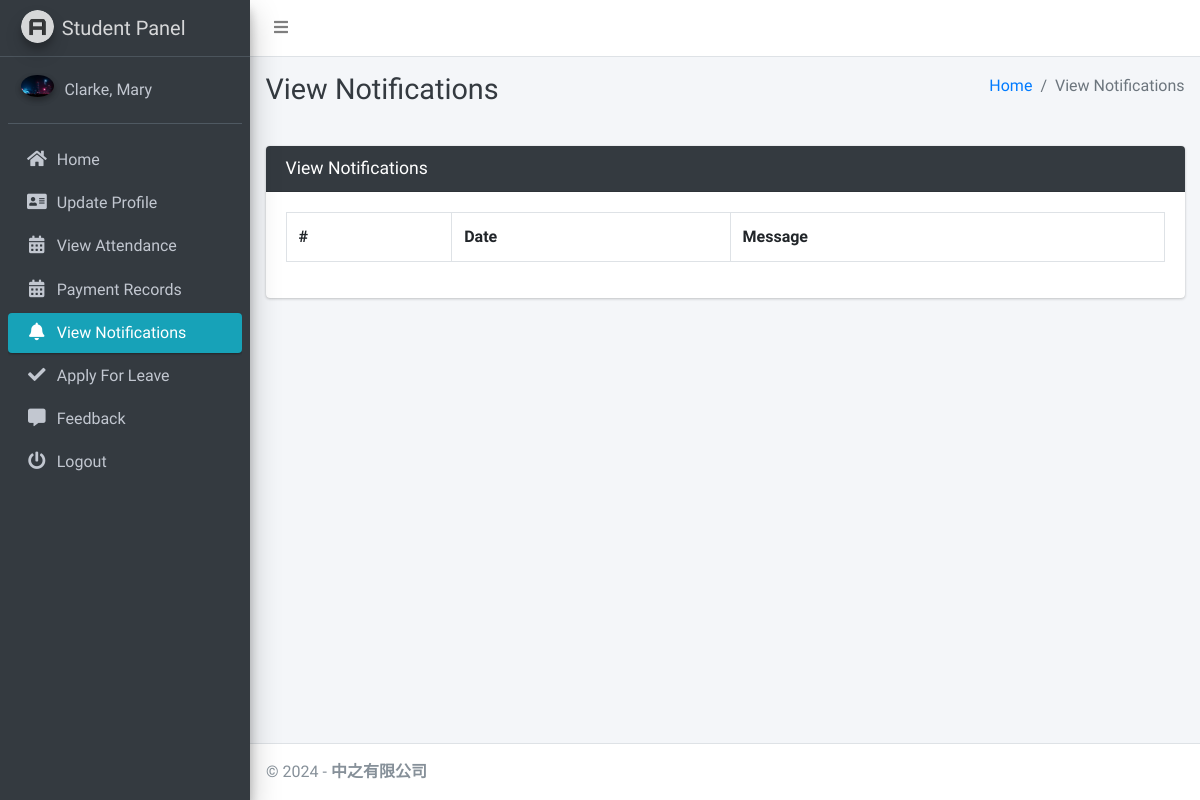
The app's page /student/view/notification/ (signed in), older data.
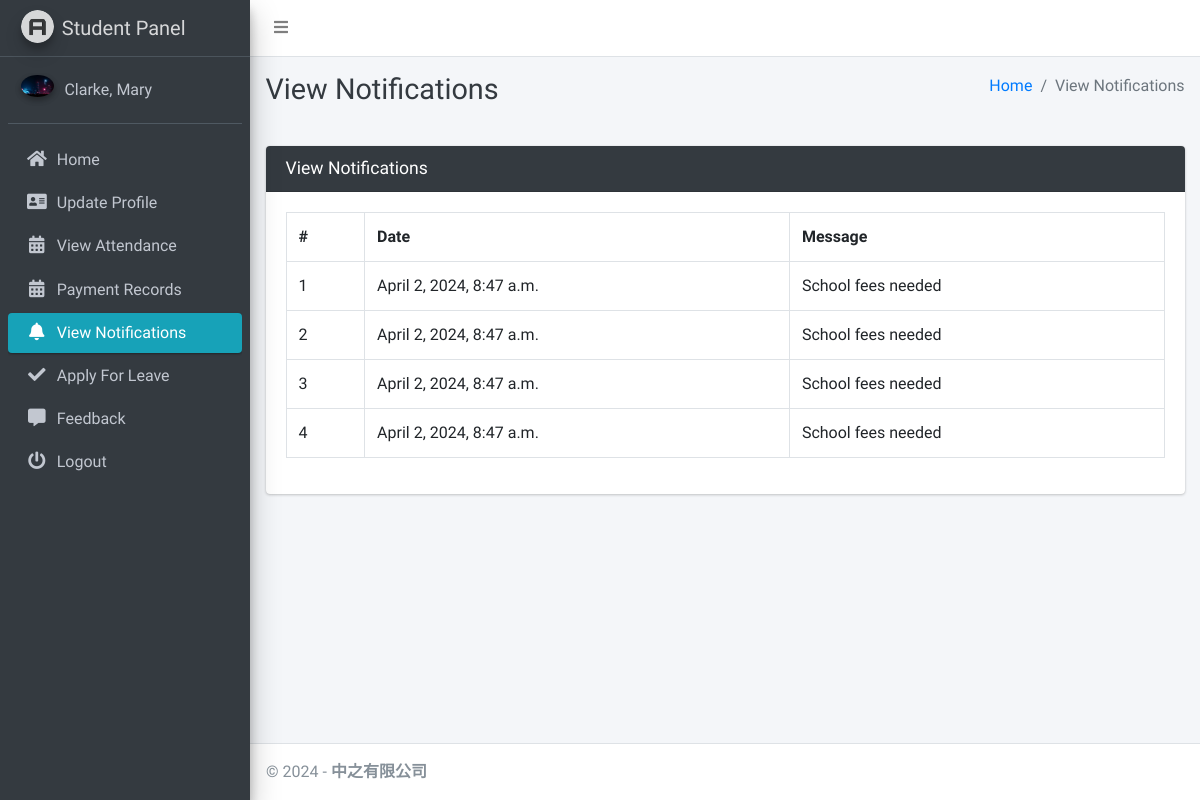
The same page, newer data.
### main_app/models.py (models this page shows)
class NotificationStudent(models.Model):
    student = models.ForeignKey(Student, on_delete=models.CASCADE)
    message = models.TextField()
    created_at = models.DateTimeField(auto_now_add=True)
    updated_at = models.DateTimeField(auto_now=True)

### main_app/student_views.py (the view)
# urls.py: path("student/view/notification/", student_views.student_view_notification,
def student_view_notification(request):
    student = get_object_or_404(Student, admin=request.user)
    notifications = NotificationStudent.objects.filter(student=student)
    context = {
        'notifications': notifications,
        'page_title': "View Notifications"
    }
    return render(request, "student_template/student_view_notification.html", context)

### main_app/models.py (called while the page is built)
    def __str__(self):
        return self.last_name + ", " + self.first_name

### main_app/templates/student_template/student_view_notification.html
{% extends 'main_app/base.html' %}
{% load static %}
{% block page_title %}{{page_title}}{% endblock page_title %}
{% block content %}
<section class="content">
    <div class="container-fluid">
        <div class="row">
            <div class="col-md-12">
                <div class="card card-dark">
                    <div class="card-header">
                        <h3 class="card-title">{{page_title}}</h3>
                    </div>
                    <div class="card-body">
                        <div class="form-group table">
              <table class="table table-bordered">
                  <tr>
                      <th>#</th>
                      <th>Date</th>
                      <th>Message</th>
                  </tr>
                  {% for notification in  notifications %}
                    <tr>
                        <td>{{forloop.counter}}</td>
                        <td>{{notification.created_at}}</td>
                        <td>{{notification.message}}</td>
                    </tr>
                  {% endfor %}
              </table>
                        </div>
                    </div>
            </div>
        </div>
    </div>
</section>
{% endblock content %}

Row changes from the older to the newer data that the page shows:
added NotificationStudent: created_at "April 2, 2024, 8:47 a.m.", message "School fees needed"
added NotificationStudent: created_at "April 2, 2024, 8:47 a.m.", message "School fees needed"
added NotificationStudent: created_at "April 2, 2024, 8:47 a.m.", message "School fees needed"
added NotificationStudent: created_at "April 2, 2024, 8:47 a.m.", message "School fees needed"
